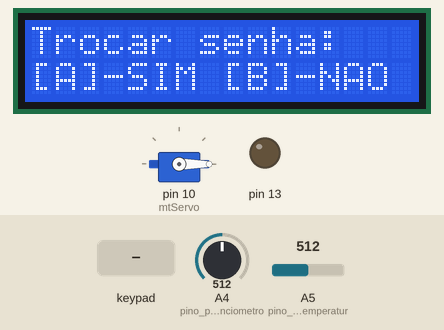
This sketch was run on a simulated Arduino Uno, built with avr-gcc and run on an emulated ATmega328P. Parts: 16×2 character LCD, servo, output pins drawn as LEDs (lit = HIGH). Dashed ring = blinking. Inputs (shaded band) come from the test bench; at power-on: A4 (pino_potenciometro) = 512, A5 (pino_sensor_de_temperatur) = 512.

Above: at 0.8 s.
0.9 s: key 'B' pressed
At 2.8 s:
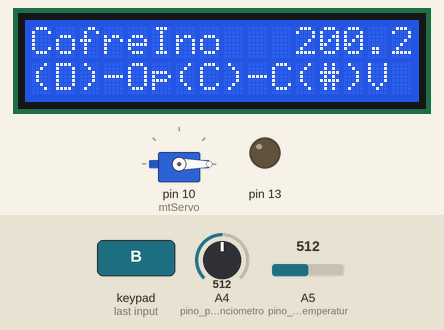
3.5 s: keypad keys 0 0 0 0 # pressed 0.4 s apart
At 5.9 s:
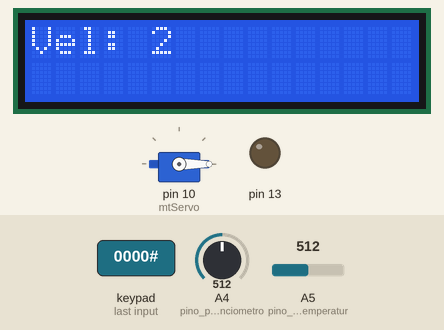
7.0 s: key '*' pressed
At 7.7 s:
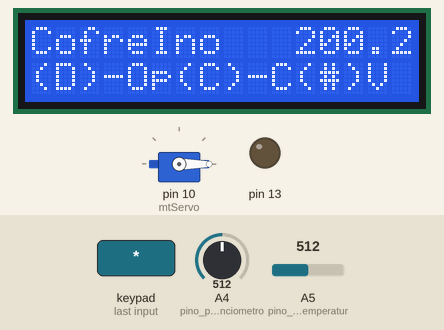
8.5 s: keypad keys 0 0 0 0 D pressed 0.4 s apart
At 10.9 s:
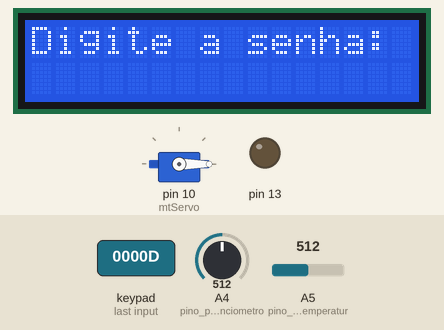
12.0 s: keypad keys 0 0 0 0 A pressed 0.4 s apart
At 13.71 s:
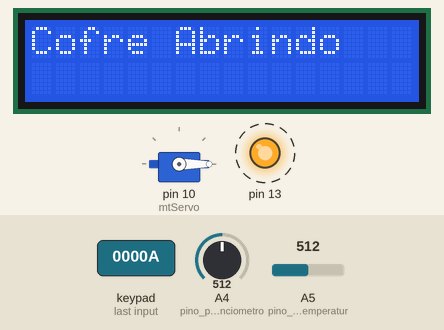
Timing chart, 0 to 27.5 s (numbered marks = the images above; inputs shaded):
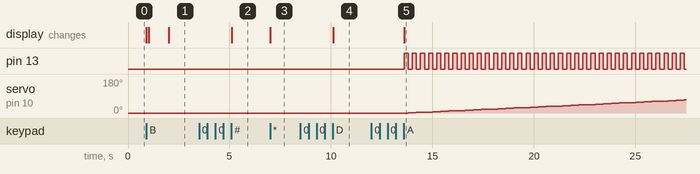

The sketch:

CofreIno.ino
```cpp
/**************************************************************************************************************************

  Aluno: Pedro Augusto Barbosa Aparecido                                        Matrícula: 170
  Curso: Engenharia de Software

  Projeto: CofrIno

  Atualização: 06/18/2021

**************************************************************************************************************************/

// ========================================================================================================================
// Inclusão de bibliotecas
#include <LiquidCrystal.h>
#include <Keypad.h>
#include <Servo.h>
// ========================================================================================================================

// ========================================================================================================================
// Configuração das bibliotecas e criação de variáveis para mesmas

// numero de linhas e colunas do teclado matricial
const byte numLinhas = 4;
const byte numColunas = 4;

// mapeamento dos pinos que estão sendo usados
byte pinosColunas[numColunas] = { A3, A2, A1, A0 };
byte pinosLinhas[numLinhas] = { 6, 7, 8, 9 };

// mapeamento das teclas
char teclas[numLinhas][numColunas] = {
                    {'1','2','3','A'},
                    {'4','5','6','B'},
                    {'7','8','9','C'},
                    {'*','0','#','D'}
                };

// instanciação de objetos das bibliotecas
Keypad teclado = Keypad(makeKeymap(teclas), pinosLinhas, pinosColunas, numLinhas, numColunas);
LiquidCrystal displayLCD(12, 11, 5, 4, 3, 2);
Servo mtServo;

// ========================================================================================================================

// ========================================================================================================================
// Criação funções

void cleanDisplay() {
  displayLCD.setCursor(0, 0);
  displayLCD.print("                ");
  displayLCD.setCursor(0, 1);
  displayLCD.print("                ");
}

void changePassword(String& password) {
  bool changed = false;
  int posDisplay = 0;
  String newPassword = "";
  char charKey = ' ';

  cleanDisplay();

  displayLCD.setCursor(0, 0);
  displayLCD.print("Digite a senha:");
  displayLCD.setCursor(0, 1);

  do {
    charKey = teclado.getKey();

    if (charKey != NO_KEY) {
      switch(charKey) {
        case '0':
        case '1':
        case '2':
        case '3':
        case '4':
        case '5':
        case '6':
        case '7':
        case '8':
        case '9':
          newPassword += charKey;
          displayLCD.print("*");
          displayLCD.setCursor(posDisplay, 1);
          posDisplay++;
          break;
        default:
          break;
      }

      if ((charKey == 'A') || (newPassword.length() == 8)) {
        password = newPassword;
        changed = true;
      }

    }

  } while(!changed);

}

void Init(String& password) {
  char key = ' ';
  bool True = true;

  displayLCD.setCursor(0,0);
  displayLCD.print("Trocar senha:");
  displayLCD.setCursor(0,1);
  displayLCD.print("[A]-SIM [B]-NAO");

  do {
    key = teclado.getKey();

    if (key != NO_KEY) {
      if (key == 'A') {
        changePassword(password);
        True = false;
      } else if (key == 'B') {
        True = false;
      }
    }

  } while (True);

}

void loopContentDisplay(float temp) {
  cleanDisplay();
  displayLCD.setCursor(0, 0);
  displayLCD.write("CofreIno");
  displayLCD.setCursor(11, 0);
  displayLCD.print(temp);
  displayLCD.setCursor(0, 1);
  displayLCD.print("(D)-Op(C)-C(#)V");
}

char getKeyValue(String show, int &posDisplay) {
  bool changed = false;

  char charKey = ' ';

  cleanDisplay();

  displayLCD.setCursor(0, 0);
  displayLCD.print("Digite a senha:");
  displayLCD.setCursor(0, 1);

  do {
    charKey = teclado.getKey();

    if (charKey != NO_KEY) {
      switch(charKey) {
        case '0':
        case '1':
        case '2':
        case '3':
        case '4':
        case '5':
        case '6':
        case '7':
        case '8':
        case '9':
        case 'A':
          displayLCD.setCursor(posDisplay, 1);
          displayLCD.print(show);
          posDisplay++;
          return charKey;
        default:
          break;
      }

    }

  } while(!changed);

}

bool validateKey (char key) {
  switch (key) {
    case 'A':
    case 'B':
    case 'C':
    case 'D':
    case '*':
    case '#':
      return false;
    default:
      return true;
  }
}

void indicateCofreOpen(bool &b, int vel) {
  cleanDisplay();
  pinMode(13, OUTPUT);

  displayLCD.setCursor(0, 0);
  displayLCD.write("Cofre Abrindo");

  for (int i = 1; i <= 90; i += vel) {
    digitalWrite(13, HIGH);
    delay(200);
    mtServo.write(i);
    digitalWrite(13, LOW);
    delay(200);
  }

  cleanDisplay();
  displayLCD.setCursor(0, 0);
  displayLCD.write("Cofre Aberto");

  b = true;

  delay(2000);

}

void openCofre (const String &senha, bool &b, int vel) {

    String senhaTentativa = "";
    String showDisplay = "";

    char key = ' ';

    bool tried = true;

    int posDisplay = 0;

    do {
      key = getKeyValue(showDisplay, posDisplay);
      if (validateKey(key)) {
        showDisplay += "*";
        senhaTentativa += key;
      }
      else if (key == 'A') {
        if (senhaTentativa.compareTo(senha) == 0) {
           tried = false;
           indicateCofreOpen(b, vel);
        }
        else {
          cleanDisplay();
          displayLCD.setCursor(0, 0);
          displayLCD.write("Senha Errada!");
          tried = false;
        }
      }
    } while (tried);
}

void closeCofre(int vel) {
  cleanDisplay();
  pinMode(13, OUTPUT);

  displayLCD.setCursor(0, 0);
  displayLCD.write("Cofre Fechando");

  for (int i = 90; i > -1; i -= vel) {
    digitalWrite(13, HIGH);
    delay(200);
    mtServo.write(i);
    digitalWrite(13, LOW);
    delay(200);
  }

  cleanDisplay();
  displayLCD.setCursor(0, 0);
  displayLCD.write("Cofre Fechado");

}

int configVel() {

  int velocidade = 0;
  int time = 0;
  char tecla = ' ';

  do {
    tecla = teclado.getKey();
    velocidade = map(analogRead(A4), 0, 1023, 1, 3);

    if (tecla != NO_KEY) {
      if (tecla == '*') {
        break;
      }
    }

    if ((millis() - time) > 300) {
      cleanDisplay();

      displayLCD.setCursor(0, 0);
      displayLCD.write("Vel: ");
      displayLCD.setCursor(5, 0);
      displayLCD.print(velocidade);

      time = millis();
    }

  } while (true);

  return velocidade;
}

// ========================================================================================================================

// ========================================================================================================================
// Criação de variáveis

String senha = "0000";
String senhaTentativa = "";

char keyPressed = ' ';

bool opened = false;
bool action = false;

float temperatura = 0.0f;

unsigned long timeMillis = 0;

int velMotor = 1;

// ========================================================================================================================

// ========================================================================================================================
// Setup do projeto
void setup() {

  pinMode(A5, INPUT); // pino sensor de temperatura
  pinMode(A4, INPUT); // pino potenciometro

  Serial.begin(9600); // iniciando o monitor Serial para testes do projeto
  displayLCD.begin(16, 2); // iniciando o display
  mtServo.attach(10); // setando o servo

  mtServo.write(0);

  Init(senha);
  cleanDisplay();

}

// ========================================================================================================================

// ========================================================================================================================
// Loop do projeto
void loop() {
  action = false;

  do {

    if ((millis() - timeMillis) > 1000) {
      loopContentDisplay(temperatura);
      temperatura = ((5.0f * analogRead(A5) / 1023.0f) - 0.5f) * 100;
      timeMillis = millis();
    }

    keyPressed = teclado.getKey();

    if (keyPressed != NO_KEY) {
      if (keyPressed == 'D') {
        if (!opened) {
          openCofre(senha, opened, velMotor);
          delay(400);
          action = true;
        }
      }

      else if (keyPressed == 'C') {
        if (opened) {
          opened = false;
          closeCofre(velMotor);
          action = true;
          delay(400);
        }
      }

      else if (keyPressed == '#') {
        velMotor = configVel();
      }

    }

  } while(!action);

}

// ========================================================================================================================


/**************************************************************************************************************************

REFERENCIA

https://arduino.cc/referencies
https://playground.arduino.cc/Code/Keypad/
https://www.arduino.cc/reference/pt/language/variables/data-types/string/functions/compareto/
https://www.youtube.com/watch?v=OXKK42TMR8E
https://www.youtube.com/watch?v=VcpHP2u7X-8

***************************************************************************************************************************/
```

Measured:
- after the input at 0.9 s, the display: first changes at once (image 1 shows a later state)
- after the input at 3.5 s, the display: changes after 1.6 s (image 2)
- after the input at 7.0 s, the display: changes at once (image 3)
- after the input at 8.5 s, the display: changes after 1.6 s (image 4)
- after the input at 12.0 s, pin 13: alternates HIGH for 0.20 s and LOW for 0.20 s, starting after 1.6 s; servo on pin 10 (mtServo): moves from 0° to 69° over 13.6 s, starting after 1.8 s; the display: changes after 1.6 s (image 5)
